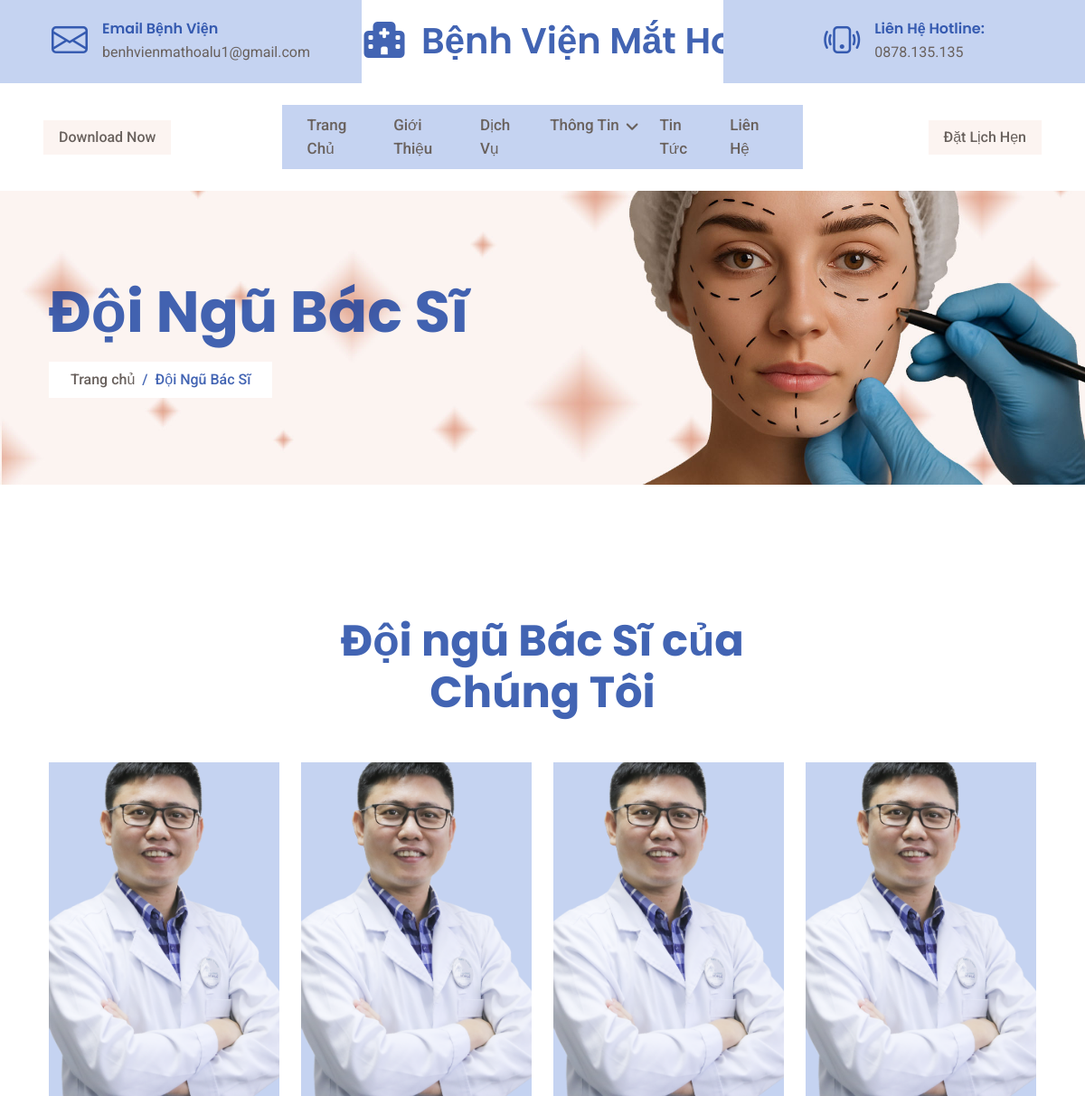
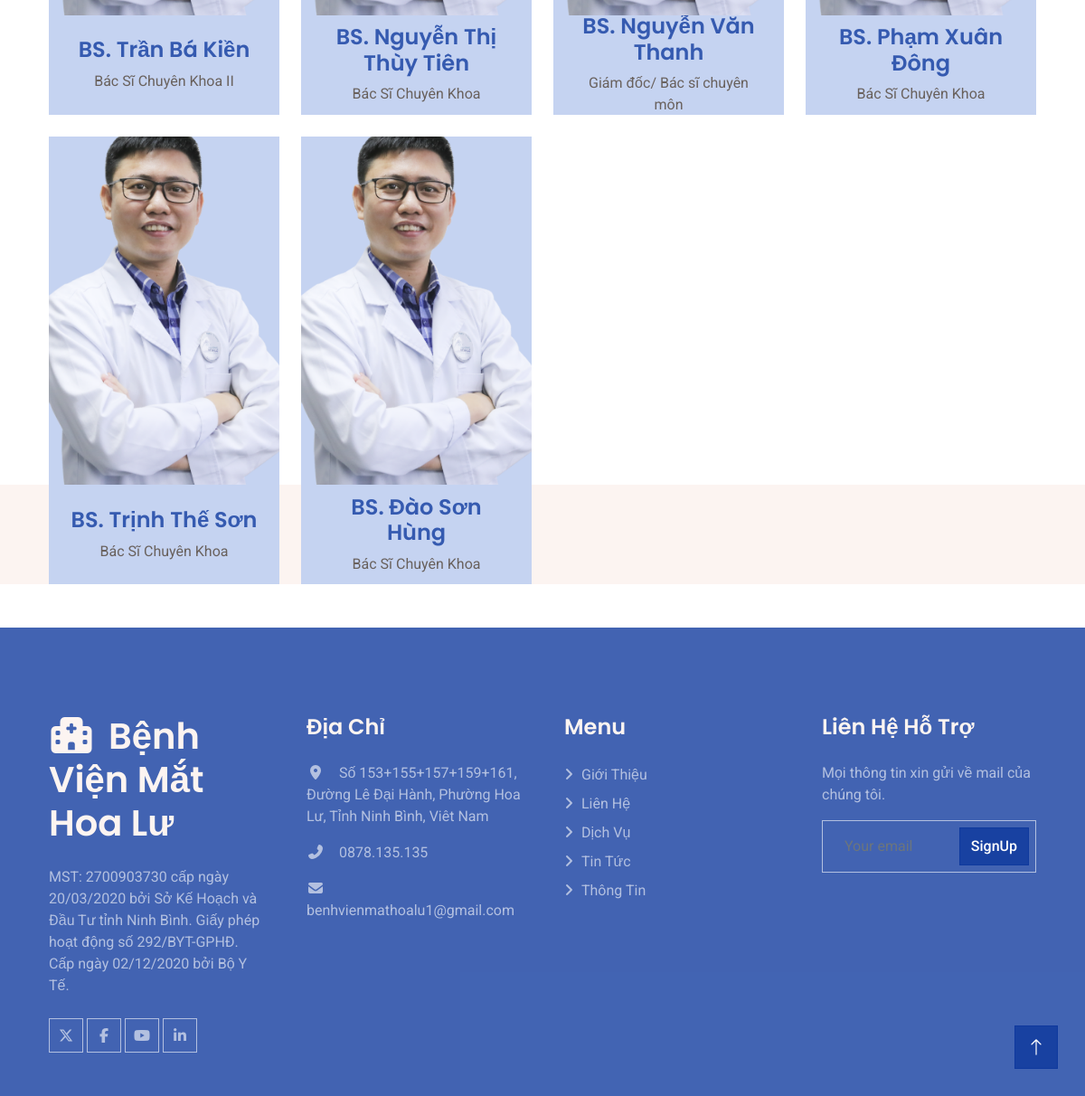
The app's page /team.php with its own data (2 pictures, top to bottom).
### tables this page shows
CREATE TABLE `nhanvien` (
  `id_nv` int(10) NOT NULL,
  `tennhanvien` varchar(255) NOT NULL,
  `chucvu` varchar(255) NOT NULL,
  `gioitinh` varchar(50) NOT NULL,
  `img_nv` varchar(255) NOT NULL
);

### team.php (the view, shortened to what this page needs)
<?php require "./header.php"?>
<body>
  <?php include "./container_header.php"?>
    <nav class="navbar navbar-expand-lg bg-white navbar-light sticky-top py-4 px-4 px-lg-5">
        <div class="d-none d-lg-flex w-25">
            <a href="https://themewagon.com/themes/plasery" class="btn btn-light px-3">Download Now</a>
        </div>
        <div class="collapse navbar-collapse" id="navbarCollapse">
            <div class="navbar-nav mx-auto bg-light py-3 py-lg-0 px-3">
                <a href="index.php" class="nav-item nav-link ">Trang Chủ</a>
                <a href="about.php" class="nav-item nav-link">Giới Thiệu</a>
                <a href="service.php" class="nav-item nav-link">Dịch Vụ</a>
                <div class="nav-item dropdown">
                    <a href="#" class="nav-link dropdown-toggle" data-bs-toggle="dropdown">Thông Tin</a>
                </div>
                <a href="service.php" class="nav-item nav-link">Tin Tức</a>
                <a href="contact.php" class="nav-item nav-link">Liên Hệ</a>
            </div>
        </div>
        <div class="d-none d-lg-block w-25 text-end">
            <a href="#" class="btn btn-light px-3">Đặt Lịch Hẹn</a>
        </div>
    </nav>
    <div class="container-fluid page-header py-5 mb-5 wow fadeIn" data-wow-delay="0.1s">
        <div class="container py-5">
            <h1 class="display-3 mb-3">Đội Ngũ Bác Sĩ</h1>
            <nav aria-label="breadcrumb">
                <ol class="breadcrumb d-inline-flex justify-content-start bg-white px-4 py-2 mb-0">
                    <li class="breadcrumb-item"><a href="#">Trang chủ</a></li>
                    <li class="breadcrumb-item active" aria-current="page">Đội Ngũ Bác Sĩ</li>
                </ol>
            </nav>
        </div>
    </div>
    <div class="container-fluid team py-5">
        <div class="container pt-5">
            <div class="text-center mx-auto wow fadeInUp" data-wow-delay="0.1s" style="max-width: 500px;">
                <h1 class="display-5 mb-5">Đội ngũ Bác Sĩ của Chúng Tôi</h1>
            </div>
            <div class="row g-4">
                <?php
                $sql = "select * from nhanvien";
                $result = mysqli_query($conn, $sql);
                while ($row = mysqli_fetch_assoc($result)) {
                ?>
                    <div class="col-lg-3 col-md-6 wow fadeInUp" data-wow-delay="0.3s">
                        <div class="team-item bg-light">
                            <div class="overflow-hidden">
                                <img class="img-fluid" src="img/bskien.png" alt="">
                            </div>
                            <div class="team-text text-center px-4">
                                <h4>BS. <?php echo $row['tennhanvien']; ?></h4>
                                <span><?php echo $row['chucvu']; ?></span>
                            </div>
                        </div>
                    </div>
                <?php
                }
                ?>
            </div>
        </div>
    </div>
      <?php include "./footer.php"?>
    <a href="#" class="btn btn-lg btn-primary btn-lg-square back-to-top"><i class="bi bi-arrow-up"></i></a>
</body>
</html>

### css/style.css (style rules this page uses)
.back-to-top { position: fixed; display: none; right: 30px; bottom: 30px; z-index: 99; }
.btn { transition: .5s; }
.btn.btn-primary, .btn.btn-outline-primary:hover, .btn.btn-dark, .btn.btn-outline-dark:hover { color: var(--bs-white); font-weight: 500; }
.btn-lg-square { width: 48px; height: 48px; }
.btn-square, .btn-sm-square, .btn-lg-square { padding: 0; display: flex; align-items: center; justify-content: center; font-weight: normal; }
.navbar.sticky-top { top: -100px; transition: .5s; }
.navbar .navbar-nav .nav-link { margin: 0 12px; padding: 10px 0; color: var(--bs-secondery); font-size: 17px; font-weight: 500; outline: none; }
.navbar .dropdown-toggle::after { border: none; content: "\f107"; font-family: "Font Awesome 5 Free"; font-weight: 900; vertical-align: middle; margin-left: 8px; }
.navbar .btn-light { font-weight: 500; color: var(--bs-secondery); }
.page-header { background: url(../img/hero.jpg) center right no-repeat; background-size: cover; }
.page-header .breadcrumb-item, .page-header .breadcrumb-item a { font-weight: 500; }
.page-header .breadcrumb-item a, .page-header .breadcrumb-item+.breadcrumb-item::before { color: var(--bs-secondery) }
.page-header .breadcrumb-item a:hover, .page-header .breadcrumb-item.active { color: var(--bs-primary); }
.team { position: relative; }
.team::after { position: absolute; content: ""; width: 100%; height: 110px; left: 0; bottom: 3rem; background: var(--bs-light); z-index: -1; }
.team .team-item { position: relative; overflow: hidden; }
.team .team-item img { position: relative; transform: scale(1.1); transition: .5s; }
.team .team-text { height: 110px; display: flex; flex-direction: column; justify-content: center; }

### records on screen
nhanvien: tennhanvien "Trần Bá Kiền", chucvu "Bác Sĩ Chuyên Khoa II"
nhanvien: tennhanvien "Nguyễn Thị Thùy Tiên", chucvu "Bác Sĩ Chuyên Khoa"
nhanvien: tennhanvien "Nguyễn Văn Thanh", chucvu "Giám đốc/ Bác sĩ chuyên môn"
nhanvien: tennhanvien "Phạm Xuân Đông", chucvu "Bác Sĩ Chuyên Khoa"
nhanvien: tennhanvien "Trịnh Thế Sơn", chucvu "Bác Sĩ Chuyên Khoa"
nhanvien: tennhanvien "Đào Sơn Hùng", chucvu "Bác Sĩ Chuyên Khoa"
